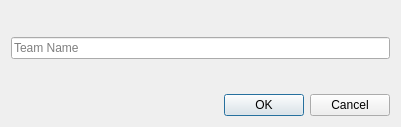
<?xml version="1.0" encoding="UTF-8"?>
<ui version="4.0">
 <class>new_team_dialog</class>
 <widget class="QDialog" name="new_team_dialog">
  <property name="geometry">
   <rect>
    <x>0</x>
    <y>0</y>
    <width>400</width>
    <height>127</height>
   </rect>
  </property>
  <property name="windowTitle">
   <string>New Team</string>
  </property>
  <property name="modal">
   <bool>false</bool>
  </property>
  <layout class="QGridLayout" name="gridLayout">
   <item row="1" column="0">
    <layout class="QHBoxLayout" name="horizontalLayout">
     <item>
      <spacer name="horizontalSpacer">
       <property name="orientation">
        <enum>Qt::Horizontal</enum>
       </property>
       <property name="sizeHint" stdset="0">
        <size>
         <width>40</width>
         <height>20</height>
        </size>
       </property>
      </spacer>
     </item>
     <item>
      <widget class="QDialogButtonBox" name="buttonBox">
       <property name="orientation">
        <enum>Qt::Horizontal</enum>
       </property>
       <property name="standardButtons">
        <set>QDialogButtonBox::Cancel|QDialogButtonBox::Ok</set>
       </property>
      </widget>
     </item>
    </layout>
   </item>
   <item row="0" column="0">
    <layout class="QVBoxLayout" name="verticalLayout">
     <item>
      <spacer name="verticalSpacer">
       <property name="orientation">
        <enum>Qt::Vertical</enum>
       </property>
       <property name="sizeHint" stdset="0">
        <size>
         <width>20</width>
         <height>52</height>
        </size>
       </property>
      </spacer>
     </item>
     <item>
      <widget class="QLineEdit" name="new_team_line">
       <property name="focusPolicy">
        <enum>Qt::StrongFocus</enum>
       </property>
       <property name="placeholderText">
        <string>Team Name</string>
       </property>
      </widget>
     </item>
     <item>
      <spacer name="verticalSpacer_2">
       <property name="orientation">
        <enum>Qt::Vertical</enum>
       </property>
       <property name="sizeHint" stdset="0">
        <size>
         <width>379</width>
         <height>54</height>
        </size>
       </property>
      </spacer>
     </item>
    </layout>
   </item>
  </layout>
 </widget>
 <resources/>
 <connections>
  <connection>
   <sender>buttonBox</sender>
   <signal>accepted()</signal>
   <receiver>new_team_dialog</receiver>
   <slot>accept()</slot>
   <hints>
    <hint type="sourcelabel">
     <x>248</x>
     <y>254</y>
    </hint>
    <hint type="destinationlabel">
     <x>157</x>
     <y>274</y>
    </hint>
   </hints>
  </connection>
  <connection>
   <sender>buttonBox</sender>
   <signal>rejected()</signal>
   <receiver>new_team_dialog</receiver>
   <slot>reject()</slot>
   <hints>
    <hint type="sourcelabel">
     <x>316</x>
     <y>260</y>
    </hint>
    <hint type="destinationlabel">
     <x>286</x>
     <y>274</y>
    </hint>
   </hints>
  </connection>
 </connections>
</ui>
